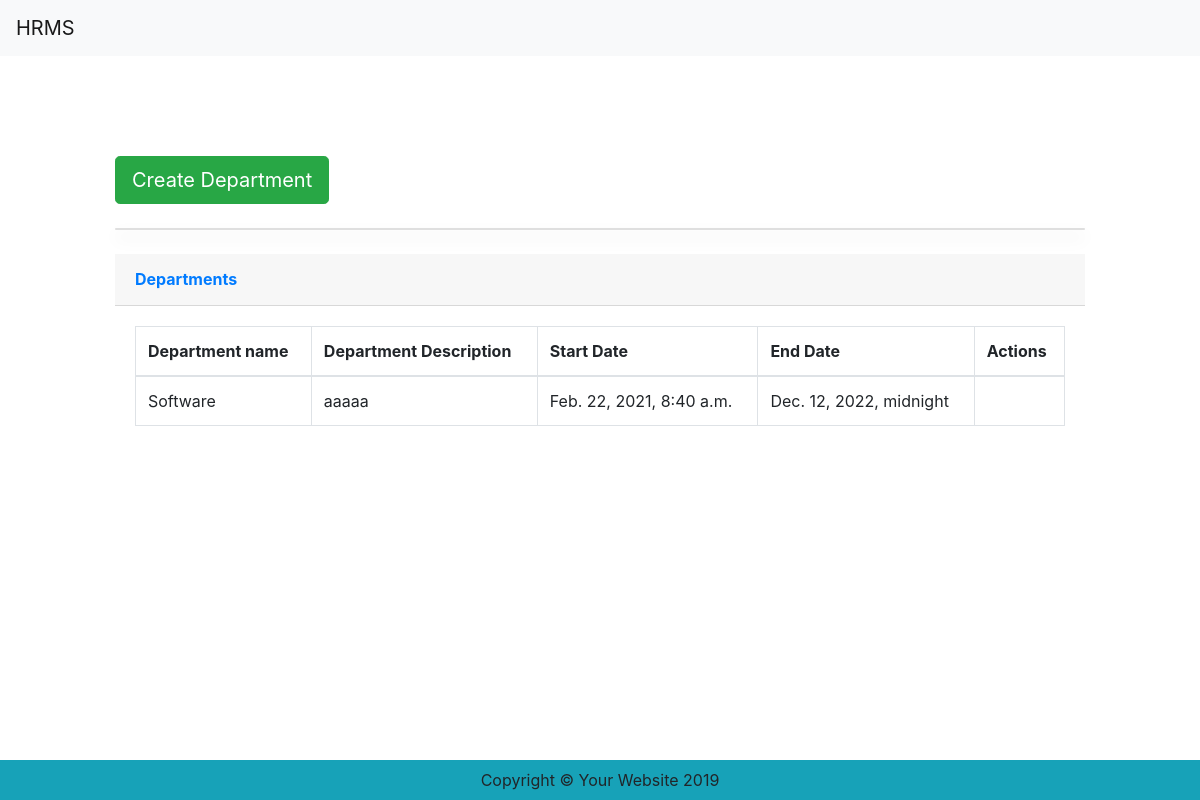
Page /department/ on the committed database.
### departments/models.py (models this page shows, shortened)
class Department(models.Model):
    department_name=models.CharField(max_length=50)
    department_description=models.CharField(max_length=100)
    start_date=models.DateTimeField(auto_now_add=True)
    end_date=models.DateTimeField(blank=True,null=True)

### departments/views.py (the view)
# urls.py: path('department/', include('departments.urls')),
def departments(request):
    all_departments = Department.objects.all()
    context = {
        'all_departments' : all_departments ,
    }
    return render(request,'all_departments.html',context)

### templates/all_departments.html (shortened to what this page needs)
{% extends './base.html' %} {% block content %}
<div class="row justify-content-center" style="margin-top: 100px;">
    <div class="col-10 ">
        <a href="{% url 'create-department' %}" class="btn btn-lg btn-success text-gray-800 mr-3 mb-2">Create Department</a></h1>
    </div>
</div>
<div class="row justify-content-center ">
    <div class="col-10 ">
        <div class="card shadow mb-4 mt-3"></div>
        <div class="card-header py-3">
            <h6 class="m-0 font-weight-bold text-primary">Departments</h6>
        </div>
        <div class="card-body">
            <div class="table-responsive">
                <table class="table table-bordered" id="dataTable" width="100%" cellspacing="0">
                    <thead>
                        <tr>
                            <th>Department name</th>
                            <th>Department Description</th>
                            <th>Start Date</th>
                            <th>End Date</th>
                            <th>Actions</th>
                        </tr>
                    </thead>
                    <tbody>
                        {% for i in all_departments %}
                        <tr>
                            <td>{{ i.department_name }}</td>
                            <td>{{ i.department_description }}</td>
                            <td>{{ i.start_date }}</td>
                            <td>{{ i.end_date }}</td>
                            <td>
                            </td>
                        </tr>
                        {% endfor %}
                    </tbody>
                </table>
            </div>
        </div>
    </div>
</div>
</div>
{% endblock %}

### rows in the picture
Department: department_name "Software", department_description "aaaaa", start_date "Feb. 22, 2021, 8:40 a.m.", end_date "Dec. 12, 2022, midnight"
